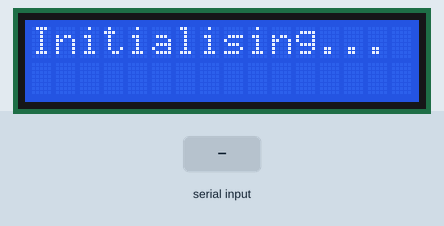
Recording of a sketch running on a simulated Arduino Mega 2560, built with avr-gcc and run on an emulated ATmega2560. On the bench: 16×2 character LCD. The inputs (shaded band) are chosen by the test bench. What the sketch prints to the serial monitor is not drawn.

Above: at 1.2 s.
1.3 s: "1" received over the second serial link
At 2.5 s:
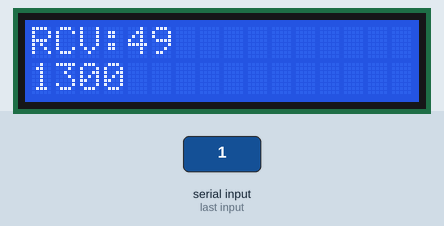
2.8 s: "0" received over the second serial link
At 3.7 s:
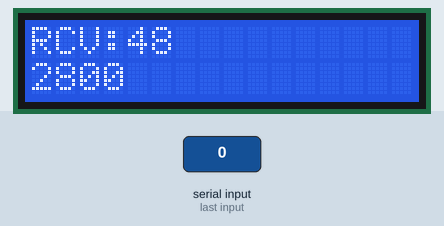
4.3 s: "2" received over the second serial link
At 4.9 s:
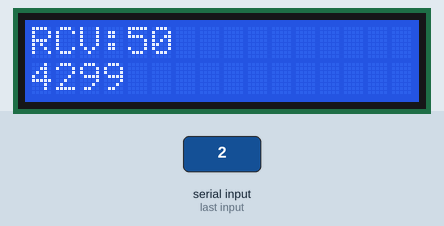
Timing chart, 0 to 7.3 s (numbered marks = the images above; inputs shaded):
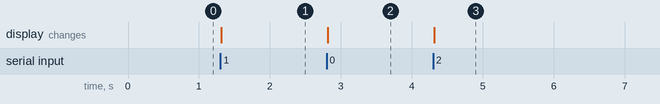

The sketch:

MasterTest.ino
```cpp
#include <LiquidCrystal_I2C.h>
#define SSerialTxControl 17   //RS485 Direction control
LiquidCrystal_I2C lcd(0x3F, 16, 2); // set the LCD address to 0x27 for a 16 chars and 2 line display
unsigned long sendTime = 0;
void setup() {
  // put your setup code here, to run once:
  Serial1.begin(9600);  //RS-485 adapter
  Serial.begin(9600);

  pinMode(SSerialTxControl, OUTPUT);
  digitalWrite(SSerialTxControl, LOW); // Init Recieve RS485
  lcd.init();
  lcd.backlight();
  lcd.print("Initialising...");
}

void loop() {

  unsigned long tick = millis();

    if (tick - sendTime > 5672)
    {
    sendTime = tick;
    digitalWrite(SSerialTxControl, HIGH);
    Serial1.write(0xC1);
    delay(10);
    digitalWrite(SSerialTxControl, LOW);
    Serial.println("Send 0xС1 in " + String(tick));
    while(Serial1.available()) Serial1.read();
    }


  while (Serial1.available())
  {
    byte inByte = Serial1.read();
    Serial.println("Recieved:" + String(inByte) + " in " + String(tick));
    lcd.clear();
    lcd.print("RCV:" + String(inByte));
    lcd.setCursor(0, 1);
    lcd.print(String(tick));
  }
}
```

Measured:
- after the input at 1.3 s, the display: changes at once (image 1)
- after the input at 2.8 s, the display: changes at once (image 2)
- after the input at 4.3 s, the display: changes at once (image 3)
